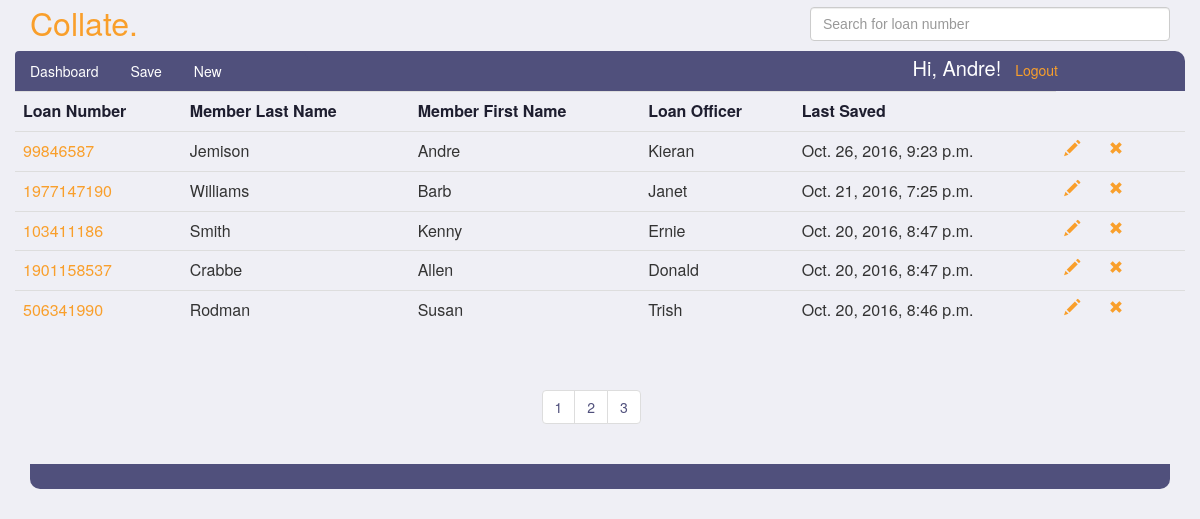
The page /Andre/submittals/ (signed in) on the database as committed earlier.
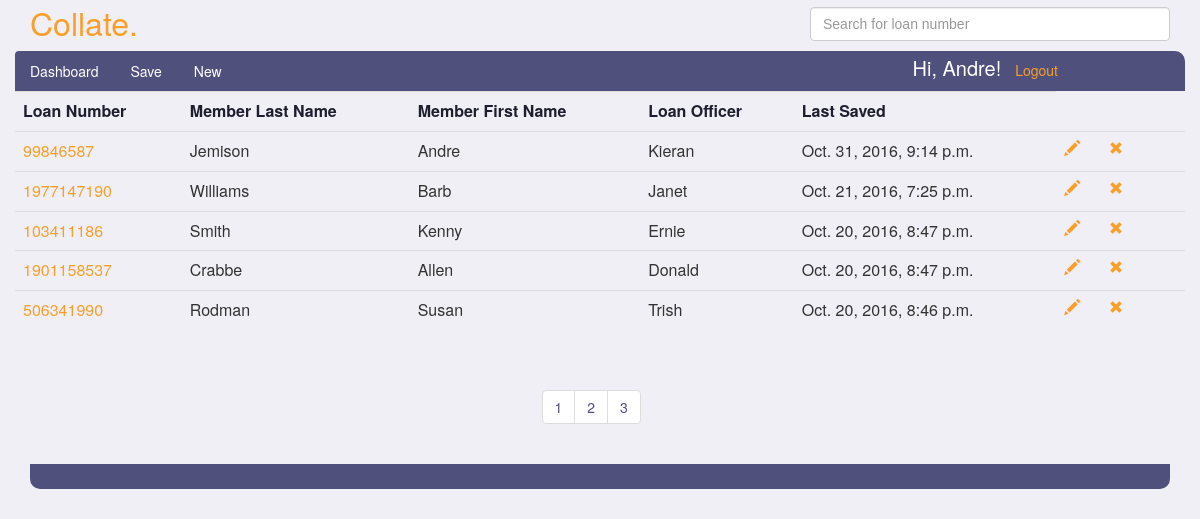
The same page on the database as committed later.
### submittals/models.py (models this page shows, shortened)
class Submittal(models.Model):
    ACCOUNT_TYPES = (
        ('EQ', 'Equity Line of Credit'),
        ('EL', 'Equity Loan'),
    )
    PAY_TYPES = (
        ('BW', 'Bi-Weekly'),
        ('SM', 'Semi-Monthly'),
        ('MO', 'Monthly'),
        ('WK', 'Weekly'),
    )
    EMAIL_TEMPLATE_TYPES = (
        ('IN', 'Initial Contact - Email'),
        ('PR', 'Processor Submit - Email'),
        ('IA', 'Initial Approval - Email'),
        ('FN', 'Final Approval - Email'),
    )
    SMS_TEMPLATE_TYPES = (
        ('IN', 'Initial Contact - SMS'),
        ('PR', 'Processor Submit - SMS'),
        ('IA', 'Initial Approval - SMS'),
        ('FN', 'Final Approval - SMS'),
    )
    loan_number = models.PositiveIntegerField(unique=True)
    account_type = models.CharField(max_length=256, blank=True, choices=ACCOUNT_TYPES)
    loan_officer = models.CharField(max_length=256, blank=True)
    loan_processor = models.ForeignKey(Person, related_name="submittals", null=True, blank=True)
    loan_story = models.CharField(max_length=2560, blank=True)
    subject_property_address = models.CharField(max_length=256, blank=True)
    subject_property_city = models.CharField(max_length=256, blank=True)
    subject_property_state = models.CharField(max_length=256, blank=True, choices=STATES)
    subject_property_zip = models.CharField(max_length=256, blank=True)
    appraisal_value = models.CharField(max_length=256, blank=True)
    b1_first_name = models.CharField(max_length=256, blank=True)
    b1_last_name = models.CharField(max_length=256, blank=True)
    b2_first_name = models.CharField(max_length=256, blank=True)
    b2_last_name = models.CharField(max_length=256, blank=True)
    b1_employer_name = models.CharField(max_length=256, blank=True)
    b2_employer_name = models.CharField(max_length=256, blank=True)
    b1_phone_number = models.CharField(max_length=256, blank=True)
    b2_phone_number = models.CharField(max_length=256, blank=True)
    sms_template_select = models.CharField(max_length=256, blank=True, choices=SMS_TEMPLATE_TYPES)
    sms_message = models.CharField(max_length=512, blank=True)
    b1_email_address = models.EmailField(max_length=256, blank=True)
    b2_email_address = models.EmailField(max_length=256, blank=True)
    email_template_select = models.CharField(max_length=256, blank=True, choices=EMAIL_TEMPLATE_TYPES)
    email_message = models.CharField(max_length=2048, blank=True)
    b1_hire_date = models.CharField(max_length=256, blank=True)
    b2_hire_date = models.CharField(max_length=256, blank=True)
    b1_income_amount = models.FloatField(null=True, blank=True)
    b2_income_amount = models.FloatField(null=True, blank=True)
    b1_pay_frequency = models.CharField(max_length=256, blank=True, choices=PAY_TYPES)
    b2_pay_frequency = models.CharField(max_length=256, blank=True, choices=PAY_TYPES)
    b1_period_end_date = models.CharField(max_length=256, blank=True)
    b2_period_end_date = models.CharField(max_length=256, blank=True)
    b1_income_output = models.CharField(max_length=256, blank=True)
    b2_income_output = models.CharField(max_length=256, blank=True)
    created_at = models.DateTimeField(auto_now=True)

### submittals/views.py (the view)
# urls.py: url(r'^(?P<username>\w+)/submittals/$', views.dashboard, name='dashboard'),
@login_required
def dashboard(request, username):
    if request.method == 'GET':
        person = Person.objects.get(user=request.user)
        submittals = person.submittals.all().order_by('-created_at')
        paginator = Paginator(submittals, 5)
        page = request.GET.get('page')
        try:
            submits = paginator.page(page)
        except PageNotAnInteger:
            submits = paginator.page(1)
        except EmptyPage:
            submits = paginator.page(paginator.num_pages)
        loan_list = list(submittals.values_list('loan_number', flat=True))
        loan_strings = list(map(str, loan_list))
        loan_numbers = json.dumps(loan_strings)
    return render(request, 'dashboard.html', {'submittals': submits, 'autolist': loan_numbers })

### templates/dashboard.html (shortened to what this page needs)
{% extends 'submittal-layout.html' %}
{% block body %}
<div class="container">
<main class="drop-down">
    <section class="row dashboard-first-row">
        <table class="table table-hover submittal-list">
        <tr>
            <th>Loan Number</th>
            <th>Member Last Name</th>
            <th>Member First Name</th>
            <th>Loan Officer</th>
            <th>Last Saved</th>
        </tr>
        {% for s in submittals %}
            <tr class="data-row" id="item-{{ s.id }}">
                <td class="loan-numbers"><a href="/{{ request.user.username }}/submittals/{{ s.id }}">{{ s.loan_number }}</a></td>
                <td>{{ s.b1_last_name }}</td>
                <td>{{ s.b1_first_name }}</td>
                <td>{{ s.loan_officer }}</td>
                <td>{{ s.created_at }}</td>
                <td><a href="/{{ request.user.username }}/submittals/{{ s.id }}"><span title="Edit" id="{{ s.id }}"
                          class="glyphicon glyphicon-pencil edit-glyphicon"></span></a></td>
                <td><span title="Delete" id="{{ s.id }}"
                          class="glyphicon glyphicon-remove delete-glyphicon delete-submit"></span></td>
            </tr>
        {% endfor %}
            </table>
                    <div class="pagination dashboard-pagination">
                    <ul class="pagination">
                       {%  for page in submittals.paginator.page_range %}
                           <li>
                            <a href="?page={{ page }}">{{ page }}</a>
                           </li>
                        {% endfor %}
                    </ul>
                        </div>
        </section>
    <div class="nav-bottom"></div>
            </div>
      <div class="col-md-4"></div>
      <div class="col-md-4"></div>
    <div class="row">
      <div class="col-md-6"></div>
      <div class="col-md-6"></div>
    </div>
{% endblock %}

Rows that differ between the two databases and show on the page:
changed Submittal "Jemison": created_at "Oct. 26, 2016, 9:23 p.m." → "Oct. 31, 2016, 9:14 p.m."
